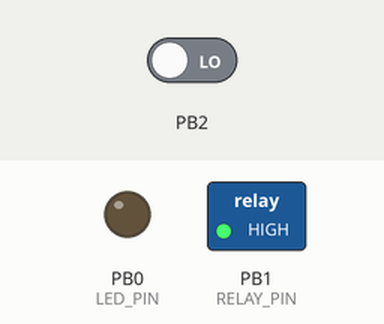
This program was run on a simulated ATtiny85, built with avr-gcc and emulated at 16 MHz. On the bench: switched loads named in the program (green lamp = pin HIGH), output pins drawn as LEDs (lit = HIGH). The test bench sets the inputs (shaded band); at power-on: PB2 LOW.

Above: at 0.1 s.
Timing chart, 0 to 1.6 s (numbered marks = the images above):
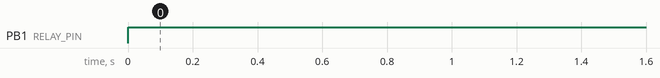

The program:

SpinacRedukceRoman.c
```c
#define F_CPU 16000000UL  // Define the clock frequency (8 MHz)

#include <avr/io.h>
#include <avr/interrupt.h>
#include <util/delay.h>

// LED connected to PB0
#define LED_PIN			PB0
#define RELAY_PIN		PB1
#define TCNT0_FOR_1S	256-244

volatile unsigned int repeat_cnt0 = 0;
volatile unsigned int frequency = 0;
volatile unsigned int frequencyTemp = 0;
typedef enum { t_relayOn, t_relayOff } TRelayMode;
TRelayMode relayMode;

void interrupt0_init()
{
	// enable external interrupt 0
	DDRB &= ~_BV(2);
	MCUCR |= _BV(ISC01);
	MCUCR |= _BV(ISC00);
	GIMSK  |= _BV(INT0);
}

ISR (INT0_vect)
{
	frequency++;
}

void switchOnRelay()
{
	if (relayMode == t_relayOn) return;
	PORTB|= (1<<RELAY_PIN);
	relayMode = t_relayOn;
}

void switchOffRelay()
{
	if (relayMode == t_relayOff) return;
	PORTB&=~(1<<RELAY_PIN);
	relayMode = t_relayOff;
}

// Function to initialize Timer0 to generate interrupts
void timer0_init()
{
	TCCR0B = 0x04;			// clock / 256
	TCNT0 = TCNT0_FOR_1S;
	TIMSK |= _BV(TOIE0);   // enable interrupt for compare A
}

ISR (TIMER0_OVF_vect)
{
	TCNT0 = TCNT0_FOR_1S;
    if (++repeat_cnt0 == 256)
	{
		repeat_cnt0 = 0;
		frequencyTemp = frequency;
		frequency = 0;
		if (frequencyTemp > 40)
			switchOffRelay();
		else
			switchOnRelay();
	}
}

int main()
{
    // Set PB0 (LED) as an output pin
	DDRB = 0;
    DDRB |= (1 << LED_PIN) | (1 << RELAY_PIN);
    PORTB = 0;
	relayMode = t_relayOff;
	switchOnRelay();

    // Initialize Timer0
    timer0_init();
	interrupt0_init();
	sei();

    // Main loop
    while (1)
    {
    }
}
```

Measured:
- by itself, PB1 (RELAY_PIN): LOW → HIGH at 0.00 s
